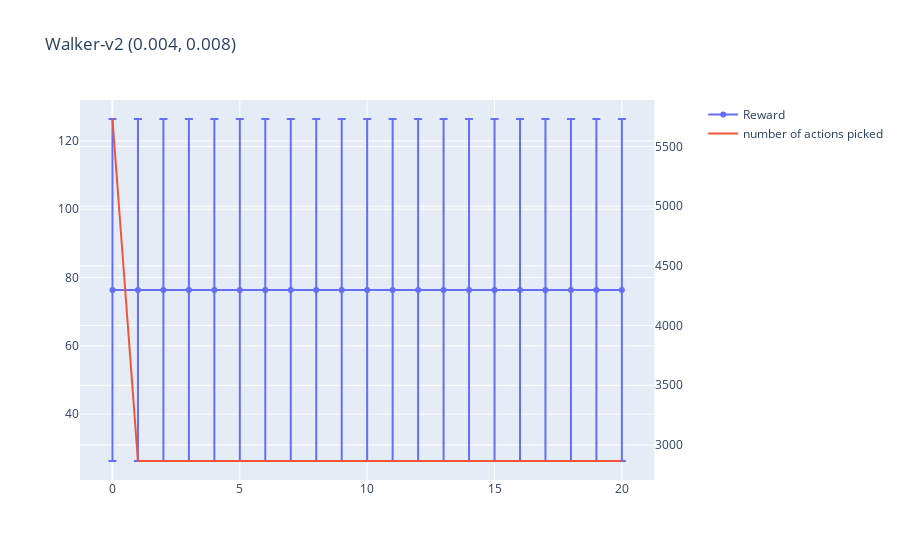

The notebook cell this image was saved under:
### Code cell
dataf = dataframe #.loc[dataframe['seed']!= 4]
dataf['result'] = dataf['result'] * 0.004 
df = dataf.groupby(['threshold']).mean()
df_std =  dataf.groupby(['threshold']).std()
fig = make_subplots(specs=[[{"secondary_y": True}]])


x = list(range(21))

y1_upper = list(df['result'] + df_std['result'])
y1_lower = list(df['result'] - df_std['result'])
y1_lower = y1_lower[::-1]
x_rev = x[::-1]
fig.add_trace(go.Scatter(x=x, y=df['result'], mode='lines+markers', name='Reward', error_y=dict(
            type='data', # value of error bar given in data coordinates
            array=df_std['result'],
            visible=True)), secondary_y=False)

fig.add_trace(go.Scatter(x=list(range(21)), y=df['actions'], mode='lines', name='number of actions picked'), secondary_y=True)
fig.update_layout(
    title_text="Walker-v2 (0.004, 0.008)")

### Figure 1 — Plotly figure (JSON) as saved in the notebook; plotly's stock layout.template omitted (floating-point values rounded to 4 significant figures)
{"data": [{"error_y": {"array": [50.07, 50.07, 50.07, 50.07, 50.07, 50.07, 50.07, 50.07, 50.07, 50.07, 50.07, 50.07, 50.07, 50.07, 50.07, 50.07, 50.07, 50.07, 50.07, 50.07, 50.07], "type": "data", "visible": true}, "mode": "lines+markers", "name": "Reward", "type": "scatter", "x": [0, 1, 2, 3, 4, 5, 6, 7, 8, 9, 10, 11, 12, 13, 14, 15, 16, 17, 18, 19, 20], "xaxis": "x", "y": [76.34, 76.34, 76.34, 76.34, 76.34, 76.34, 76.34, 76.34, 76.34, 76.34, 76.34, 76.34, 76.34, 76.34, 76.34, 76.34, 76.34, 76.34, 76.34, 76.34, 76.34], "yaxis": "y"}, {"mode": "lines", "name": "number of actions picked", "type": "scatter", "x": [0, 1, 2, 3, 4, 5, 6, 7, 8, 9, 10, 11, 12, 13, 14, 15, 16, 17, 18, 19, 20], "xaxis": "x", "y": [5731.0, 2865.0, 2865.0, 2865.0, 2865.0, 2865.0, 2865.0, 2865.0, 2865.0, 2865.0, 2865.0, 2865.0, 2865.0, 2865.0, 2865.0, 2865.0, 2865.0, 2865.0, 2865.0, 2865.0, 2865.0], "yaxis": "y2"}], "layout": {"title": {"text": "Walker-v2 (0.004, 0.008)"}, "xaxis": {"anchor": "y", "autorange": true, "domain": [0, 0.94], "range": [-1.286, 21.29], "type": "linear"}, "yaxis": {"anchor": "x", "autorange": true, "domain": [0, 1], "range": [20.71, 132.0], "type": "linear"}, "yaxis2": {"anchor": "x", "autorange": true, "overlaying": "y", "range": [2706.0, 5890.0], "side": "right", "type": "linear"}}}
